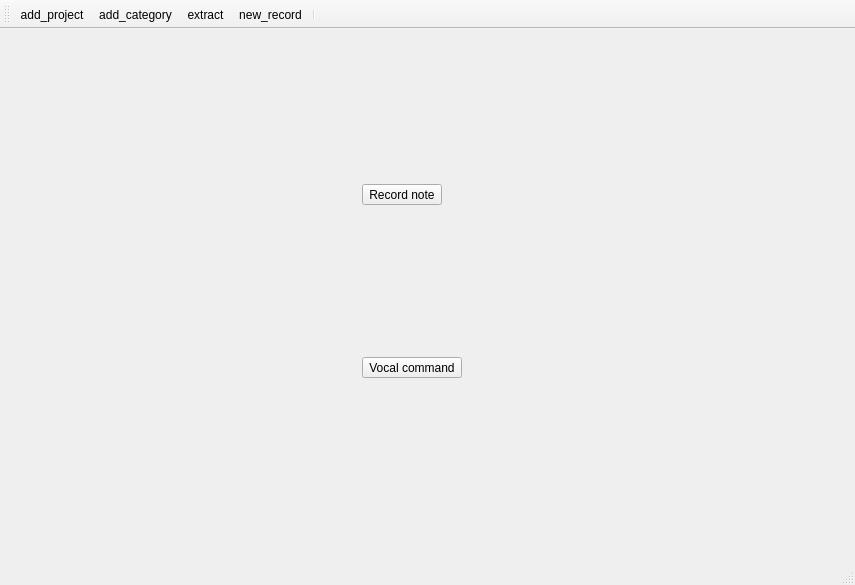
<?xml version="1.0" encoding="UTF-8"?>
<ui version="4.0">
 <class>MainWindow</class>
 <widget class="QMainWindow" name="MainWindow">
  <property name="geometry">
   <rect>
    <x>0</x>
    <y>0</y>
    <width>855</width>
    <height>585</height>
   </rect>
  </property>
  <property name="windowTitle">
   <string>MainWindow</string>
  </property>
  <widget class="QWidget" name="centralwidget">
   <layout class="QGridLayout" name="gridLayout_5" columnstretch="1,0,0">
    <item row="2" column="2">
     <layout class="QGridLayout" name="gridLayout_4">
      <property name="leftMargin">
       <number>15</number>
      </property>
      <property name="topMargin">
       <number>15</number>
      </property>
      <property name="rightMargin">
       <number>15</number>
      </property>
      <property name="bottomMargin">
       <number>15</number>
      </property>
      <property name="spacing">
       <number>15</number>
      </property>
     </layout>
    </item>
    <item row="2" column="0">
     <layout class="QVBoxLayout" name="verticalLayout_3">
      <property name="leftMargin">
       <number>15</number>
      </property>
      <property name="topMargin">
       <number>15</number>
      </property>
      <property name="rightMargin">
       <number>15</number>
      </property>
      <property name="bottomMargin">
       <number>15</number>
      </property>
     </layout>
    </item>
    <item row="1" column="0">
     <widget class="QToolButton" name="record_vocal_command">
      <property name="text">
       <string>Vocal command</string>
      </property>
     </widget>
    </item>
    <item row="0" column="0">
     <widget class="QToolButton" name="record_note">
      <property name="text">
       <string>Record note</string>
      </property>
     </widget>
    </item>
   </layout>
  </widget>
  <widget class="QMenuBar" name="menubar">
   <property name="geometry">
    <rect>
     <x>0</x>
     <y>0</y>
     <width>855</width>
     <height>22</height>
    </rect>
   </property>
  </widget>
  <widget class="QStatusBar" name="statusbar"/>
  <widget class="QToolBar" name="toolBar">
   <property name="windowTitle">
    <string>toolBar</string>
   </property>
   <attribute name="toolBarArea">
    <enum>TopToolBarArea</enum>
   </attribute>
   <attribute name="toolBarBreak">
    <bool>false</bool>
   </attribute>
   <addaction name="actionadd_project"/>
   <addaction name="actionadd_category"/>
   <addaction name="actionextract"/>
   <addaction name="actionnew_record"/>
   <addaction name="separator"/>
  </widget>
  <action name="actionadd_project">
   <property name="icon">
    <iconset>
     <normaloff>../../icons/folder--plus.png</normaloff>../../icons/folder--plus.png</iconset>
   </property>
   <property name="text">
    <string>add_project</string>
   </property>
   <property name="toolTip">
    <string>Add Project</string>
   </property>
  </action>
  <action name="actionadd_category">
   <property name="icon">
    <iconset>
     <normaloff>../../icons/categories.png</normaloff>../../icons/categories.png</iconset>
   </property>
   <property name="text">
    <string>add_category</string>
   </property>
   <property name="toolTip">
    <string>Add Category</string>
   </property>
  </action>
  <action name="actionnew_record">
   <property name="icon">
    <iconset>
     <normaloff>../../icons/cassette--plus.png</normaloff>../../icons/cassette--plus.png</iconset>
   </property>
   <property name="text">
    <string>new_record</string>
   </property>
   <property name="toolTip">
    <string>New Record</string>
   </property>
   <property name="shortcut">
    <string>Ctrl+R</string>
   </property>
  </action>
  <action name="actionextract">
   <property name="icon">
    <iconset>
     <normaloff>../../icons/folder-export.png</normaloff>../../icons/folder-export.png</iconset>
   </property>
   <property name="text">
    <string>extract</string>
   </property>
   <property name="toolTip">
    <string>Extract</string>
   </property>
  </action>
 </widget>
 <resources/>
 <connections/>
</ui>
